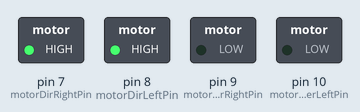
The sketch below on a simulated Arduino Uno, built with avr-gcc and run on an emulated ATmega328P. On the bench: switched loads named in the sketch (green lamp = pin HIGH). The ROS host is connected and sends only what is stated.

Above: at 0.1 s.
Timing chart, 0 to 1.6 s (numbered marks = the images above):
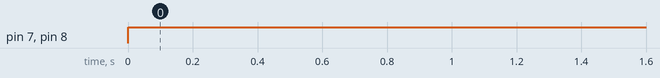

The sketch:

zumo_controller.ino
```cpp
#include <ros.h>
#include <std_msgs/Int16MultiArray.h>

const int motorDirRightPin = 7;
const int motorDirLeftPin = 8;
const int motorPowerRightPin = 9;
const int motorPowerLeftPin = 10;

int leftPower = 0;
int rightPower = 0;

void rosHandler(const std_msgs::Int16MultiArray& msg) {
  leftPower = msg.data[0];
  rightPower = msg.data[1];
}

void updateTrackPower() {
  digitalWrite(motorDirLeftPin, leftPower > 0 ? LOW : HIGH);
  analogWrite(motorPowerLeftPin, abs(leftPower));
  digitalWrite(motorDirRightPin, rightPower > 0 ? LOW : HIGH);
  analogWrite(motorPowerRightPin, abs(rightPower));
}

ros::NodeHandle nh;
ros::Subscriber<std_msgs::Int16MultiArray> sub("/zumo/power", &rosHandler);

void setup() {
  pinMode(motorDirRightPin, OUTPUT);
  pinMode(motorDirLeftPin, OUTPUT);
  pinMode(motorPowerRightPin, OUTPUT);
  pinMode(motorPowerLeftPin, OUTPUT);

  nh.initNode();
  nh.subscribe(sub);
}

void loop()
{
  updateTrackPower();
  nh.spinOnce();
  delay(50);
}
```

Measured:
- by itself, pin 7 (motorDirRightPin), pin 8 (motorDirLeftPin): LOW → HIGH at 0.00 s
